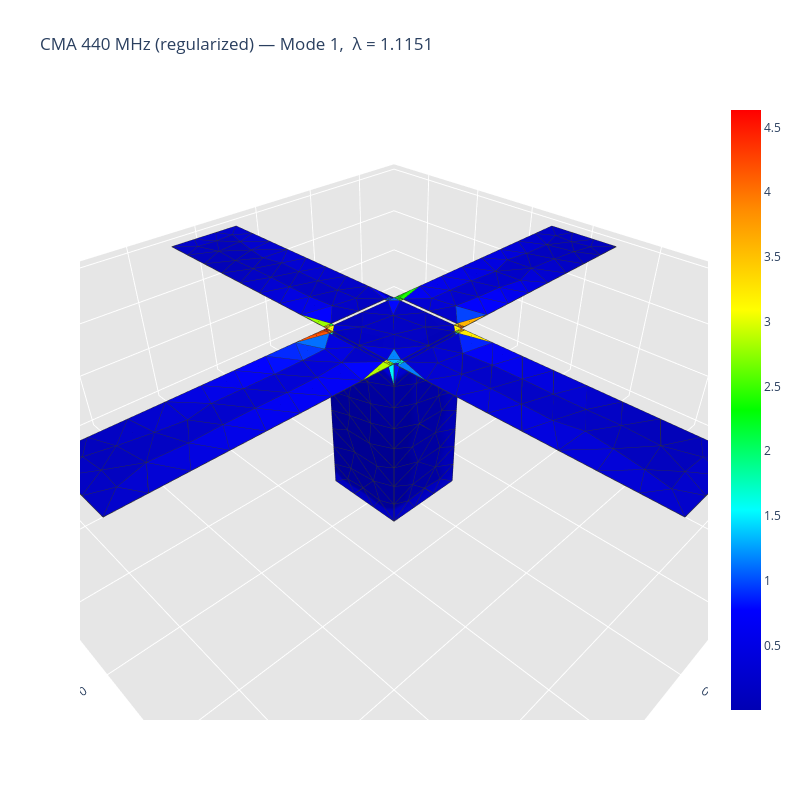

Notebook source saved alongside this figure:
### Markdown cell above
## 4. The mode itself: current distribution and far field

A physical mode has a smooth current following the structure and a far field with real
directivity. A null-space artefact shows a checkerboard current tied to the mesh cells
rather than to the geometry, and radiates essentially nothing despite `MS` near 1.

### Code cell
R440, X440, light_speed_c, eta = cache[440e6]
lam440, J440, rep440 = results_reg[440e6]

n = 0   # the MS = 0.9944 mode
print(f"Mode {n+1}: lambda = {lam440[n]:.5f}, MS = {1/np.sqrt(1+lam440[n]**2):.4f}")
print(f"  P_rad   = {rep440['p_rad'][n]:.4e} Ohm   (P_rel = {rep440['p_rel'][n]:.3e})")
print(f"  leakage = {rep440['leak'][n]:.4f}")
print(f"  VERDICT = {rep440['verdict'][n]}  {rep440['reason'][n]}")

surface_current, current_vector = ModalCurrent.reconstruct(
    J440[:, n], triangles, edges, vecteurs_rho)

ModalVisualizer.plot_mode(points, triangles, surface_current,
                          mode_index=n, eigenvalue=lam440[n],
                          title_prefix="CMA 440 MHz (regularized)",
                          current_vector=current_vector).show()

### Figure 1 — Plotly figure (JSON) as saved in the notebook; plotly's stock layout.template omitted (floating-point values rounded to 4 significant figures; data arrays with more than 128 entries replaced by an {"elided": "..."} marker saying what was removed)
{"data": [{"facecolor": {"elided": "532 str values"}, "i": {"elided": "532 int values"}, "j": {"elided": "532 int values"}, "k": {"elided": "532 int values"}, "name": "", "type": "mesh3d", "x": {"elided": "310 float values"}, "y": {"elided": "310 float values"}, "z": {"elided": "310 float values"}}, {"line": {"color": "rgb(50, 50, 50)", "width": 1.5}, "mode": "lines", "showlegend": false, "type": "scatter3d", "x": {"elided": "2660 float values"}, "y": {"elided": "2660 float values"}, "z": {"elided": "2660 float values"}}, {"hoverinfo": "none", "marker": {"color": [0.001939, 4.634], "colorscale": [[0.0, "rgb(0, 0, 180)"], [0.1667, "rgb(0, 0, 255)"], [0.3333, "rgb(0, 255, 255)"], [0.5, "rgb(0, 255, 0)"], [0.6667, "rgb(255, 255, 0)"], [0.8333, "rgb(255, 140, 0)"], [1.0, "rgb(255, 0, 0)"]], "showscale": true, "size": 0.1}, "mode": "markers", "showlegend": false, "type": "scatter3d", "x": [-0.05], "y": [-0.05], "z": [-0.3]}, {"anchor": "tail", "colorscale": [[0, "black"], [1, "black"]], "name": "Current direction", "showscale": false, "sizemode": "absolute", "sizeref": 0.0284, "type": "cone", "u": {"elided": "532 float values"}, "v": {"elided": "532 float values"}, "w": {"elided": "532 float values"}, "x": {"elided": "532 float values"}, "y": {"elided": "532 float values"}, "z": {"elided": "532 float values"}}], "layout": {"height": 800, "legend": {"bgcolor": "rgba(255,255,255,0.7)", "bordercolor": "lightgray", "borderwidth": 1, "x": 0.2, "xanchor": "left", "y": 0.9, "yanchor": "top"}, "scene": {"aspectratio": {"x": 1.0, "y": 1.0, "z": 0.3}, "camera": {"eye": {"x": 0.65, "y": 0.65, "z": 0.65}}, "xaxis": {"backgroundcolor": "rgb(230, 230, 230)", "gridcolor": "rgb(255, 255, 255)", "showbackground": true, "zerolinecolor": "rgb(255, 255, 255)"}, "yaxis": {"backgroundcolor": "rgb(230, 230, 230)", "gridcolor": "rgb(255, 255, 255)", "showbackground": true, "zerolinecolor": "rgb(255, 255, 255)"}, "zaxis": {"backgroundcolor": "rgb(230, 230, 230)", "gridcolor": "rgb(255, 255, 255)", "showbackground": true, "zerolinecolor": "rgb(255, 255, 255)"}}, "title": {"text": "CMA 440 MHz (regularized) — Mode 1,  λ = 1.1151"}, "width": 800}}
